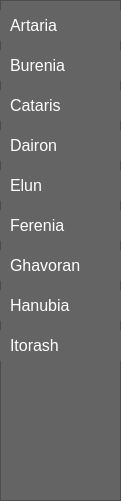
     <widget class="QFrame" name="DestFrame">
      <property name="geometry">
       <rect>
        <x>130</x>
        <y>150</y>
        <width>121</width>
        <height>501</height>
       </rect>
      </property>
      <property name="font">
       <font>
        <pointsize>12</pointsize>
       </font>
      </property>
      <property name="styleSheet">
       <string notr="true">background-color:rgb(100,100,100);</string>
      </property>
      <property name="frameShape">
       <enum>QFrame::StyledPanel</enum>
      </property>
      <property name="frameShadow">
       <enum>QFrame::Raised</enum>
      </property>
      <widget class="QPushButton" name="DestCataris">
       <property name="geometry">
        <rect>
         <x>0</x>
         <y>90</y>
         <width>121</width>
         <height>31</height>
        </rect>
       </property>
       <property name="minimumSize">
        <size>
         <width>121</width>
         <height>31</height>
        </size>
       </property>
       <property name="font">
        <font>
         <pointsize>12</pointsize>
         <italic>false</italic>
         <bold>false</bold>
        </font>
       </property>
       <property name="mouseTracking">
        <bool>true</bool>
       </property>
       <property name="styleSheet">
        <string notr="true">border:0px;
color: rgb(255, 255, 255);
Text-align:left;
padding: 0px 0px 0px 10px;
background-color: rgb(100,100,100);
font: 12pt &quot;Segoe UI Semilight&quot;;</string>
       </property>
       <property name="text">
        <string>Cataris</string>
       </property>
       <property name="checkable">
        <bool>true</bool>
       </property>
      </widget>
      <widget class="QPushButton" name="DestDairon">
       <property name="geometry">
        <rect>
         <x>0</x>
         <y>130</y>
         <width>121</width>
         <height>31</height>
        </rect>
       </property>
       <property name="minimumSize">
        <size>
         <width>121</width>
         <height>31</height>
        </size>
       </property>
       <property name="font">
        <font>
         <pointsize>12</pointsize>
         <italic>false</italic>
         <bold>false</bold>
        </font>
       </property>
       <property name="mouseTracking">
        <bool>true</bool>
       </property>
       <property name="styleSheet">
        <string notr="true">border:0px;
color: rgb(255, 255, 255);
Text-align:left;
padding: 0px 0px 0px 10px;
background-color: rgb(100,100,100);
font: 12pt &quot;Segoe UI Semilight&quot;;</string>
       </property>
       <property name="text">
        <string>Dairon</string>
       </property>
       <property name="checkable">
        <bool>true</bool>
       </property>
      </widget>
      <widget class="QPushButton" name="DestElun">
       <property name="geometry">
        <rect>
         <x>0</x>
         <y>170</y>
         <width>121</width>
         <height>31</height>
        </rect>
       </property>
       <property name="minimumSize">
        <size>
         <width>121</width>
         <height>31</height>
        </size>
       </property>
       <property name="font">
        <font>
         <pointsize>12</pointsize>
         <italic>false</italic>
         <bold>false</bold>
        </font>
       </property>
       <property name="mouseTracking">
        <bool>true</bool>
       </property>
       <property name="styleSheet">
        <string notr="true">border:0px;
color: rgb(255, 255, 255);
Text-align:left;
padding: 0px 0px 0px 10px;
background-color: rgb(100,100,100);
font: 12pt &quot;Segoe UI Semilight&quot;;</string>
       </property>
       <property name="text">
        <string>Elun</string>
       </property>
       <property name="checkable">
        <bool>true</bool>
       </property>
      </widget>
      <widget class="QPushButton" name="DestFerenia">
       <property name="geometry">
        <rect>
         <x>0</x>
         <y>210</y>
         <width>121</width>
         <height>31</height>
        </rect>
       </property>
       <property name="minimumSize">
        <size>
         <width>121</width>
         <height>31</height>
        </size>
       </property>
       <property name="font">
        <font>
         <pointsize>12</pointsize>
         <italic>false</italic>
         <bold>false</bold>
        </font>
       </property>
       <property name="mouseTracking">
        <bool>true</bool>
       </property>
       <property name="styleSheet">
        <string notr="true">border:0px;
color: rgb(255, 255, 255);
Text-align:left;
padding: 0px 0px 0px 10px;
background-color: rgb(100,100,100);
font: 12pt &quot;Segoe UI Semilight&quot;;</string>
       </property>
       <property name="text">
        <string>Ferenia</string>
       </property>
       <property name="checkable">
        <bool>true</bool>
       </property>
      </widget>
      <widget class="QPushButton" name="DestGhavoran">
       <property name="geometry">
        <rect>
         <x>0</x>
         <y>250</y>
         <width>121</width>
         <height>31</height>
        </rect>
       </property>
       <property name="minimumSize">
        <size>
         <width>121</width>
         <height>31</height>
        </size>
       </property>
       <property name="font">
        <font>
         <pointsize>12</pointsize>
         <italic>false</italic>
         <bold>false</bold>
        </font>
       </property>
       <property name="mouseTracking">
        <bool>true</bool>
       </property>
       <property name="styleSheet">
        <string notr="true">border:0px;
color: rgb(255, 255, 255);
Text-align:left;
padding: 0px 0px 0px 10px;
background-color: rgb(100,100,100);
font: 12pt &quot;Segoe UI Semilight&quot;;</string>
       </property>
       <property name="text">
        <string>Ghavoran</string>
       </property>
       <property name="checkable">
        <bool>true</bool>
       </property>
      </widget>
      <widget class="QPushButton" name="DestHanubia">
       <property name="geometry">
        <rect>
         <x>0</x>
         <y>290</y>
         <width>121</width>
         <height>31</height>
        </rect>
       </property>
       <property name="minimumSize">
        <size>
         <width>121</width>
         <height>31</height>
        </size>
       </property>
       <property name="font">
        <font>
         <pointsize>12</pointsize>
         <italic>false</italic>
         <bold>false</bold>
        </font>
       </property>
       <property name="mouseTracking">
        <bool>true</bool>
       </property>
       <property name="styleSheet">
        <string notr="true">border:0px;
color: rgb(255, 255, 255);
Text-align:left;
padding: 0px 0px 0px 10px;
background-color: rgb(100,100,100);
font: 12pt &quot;Segoe UI Semilight&quot;;</string>
       </property>
       <property name="text">
        <string>Hanubia</string>
       </property>
       <property name="checkable">
        <bool>true</bool>
       </property>
      </widget>
      <widget class="QPushButton" name="DestItorash">
       <property name="geometry">
        <rect>
         <x>0</x>
         <y>330</y>
         <width>121</width>
         <height>31</height>
        </rect>
       </property>
       <property name="minimumSize">
        <size>
         <width>121</width>
         <height>31</height>
        </size>
       </property>
       <property name="font">
        <font>
         <pointsize>12</pointsize>
         <italic>false</italic>
         <bold>false</bold>
        </font>
       </property>
       <property name="mouseTracking">
        <bool>true</bool>
       </property>
       <property name="styleSheet">
        <string notr="true">border:0px;
color: rgb(255, 255, 255);
Text-align:left;
padding: 0px 0px 0px 10px;
background-color: rgb(100,100,100);
font: 12pt &quot;Segoe UI Semilight&quot;;</string>
       </property>
       <property name="text">
        <string>Itorash</string>
       </property>
       <property name="checkable">
        <bool>true</bool>
       </property>
      </widget>
      <widget class="QPushButton" name="DestArtaria">
       <property name="geometry">
        <rect>
         <x>0</x>
         <y>10</y>
         <width>121</width>
         <height>31</height>
        </rect>
       </property>
       <property name="minimumSize">
        <size>
         <width>121</width>
         <height>31</height>
        </size>
       </property>
       <property name="font">
        <font>
         <pointsize>12</pointsize>
         <italic>false</italic>
         <bold>false</bold>
        </font>
       </property>
       <property name="mouseTracking">
        <bool>true</bool>
       </property>
       <property name="styleSheet">
        <string notr="true">border:0px;
color: rgb(255, 255, 255);
Text-align:left;
padding: 0px 0px 0px 10px;
background-color: rgb(100,100,100);
font: 12pt &quot;Segoe UI Semilight&quot;;</string>
       </property>
       <property name="text">
        <string>Artaria</string>
       </property>
       <property name="checkable">
        <bool>true</bool>
       </property>
      </widget>
      <widget class="QPushButton" name="DestBurenia">
       <property name="geometry">
        <rect>
         <x>0</x>
         <y>50</y>
         <width>121</width>
         <height>31</height>
        </rect>
       </property>
       <property name="minimumSize">
        <size>
         <width>121</width>
         <height>31</height>
        </size>
       </property>
       <property name="font">
        <font>
         <pointsize>12</pointsize>
         <italic>false</italic>
         <bold>false</bold>
        </font>
       </property>
       <property name="mouseTracking">
        <bool>true</bool>
       </property>
       <property name="styleSheet">
        <string notr="true">border:0px;
color: rgb(255, 255, 255);
Text-align:left;
padding: 0px 0px 0px 10px;
background-color: rgb(100,100,100);
font: 12pt &quot;Segoe UI Semilight&quot;;</string>
       </property>
       <property name="text">
        <string>Burenia</string>
       </property>
       <property name="checkable">
        <bool>true</bool>
       </property>
      </widget>
     </widget>
